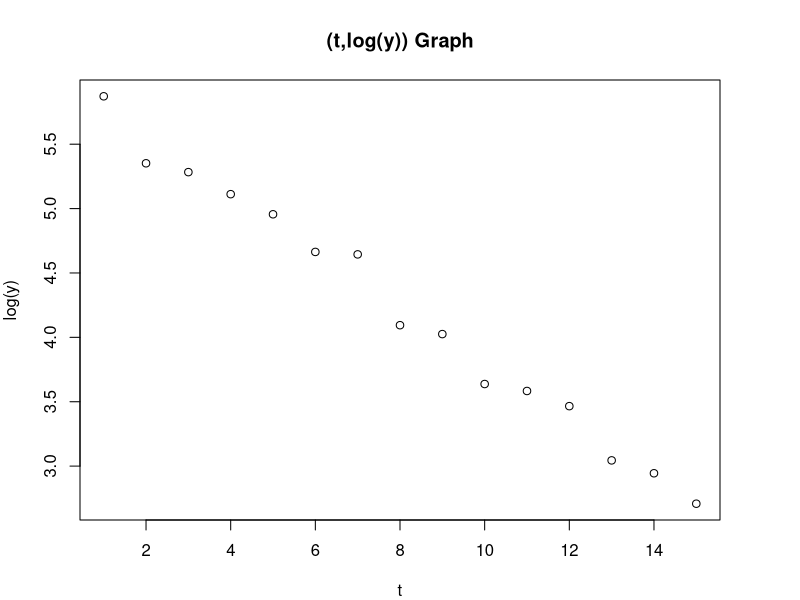
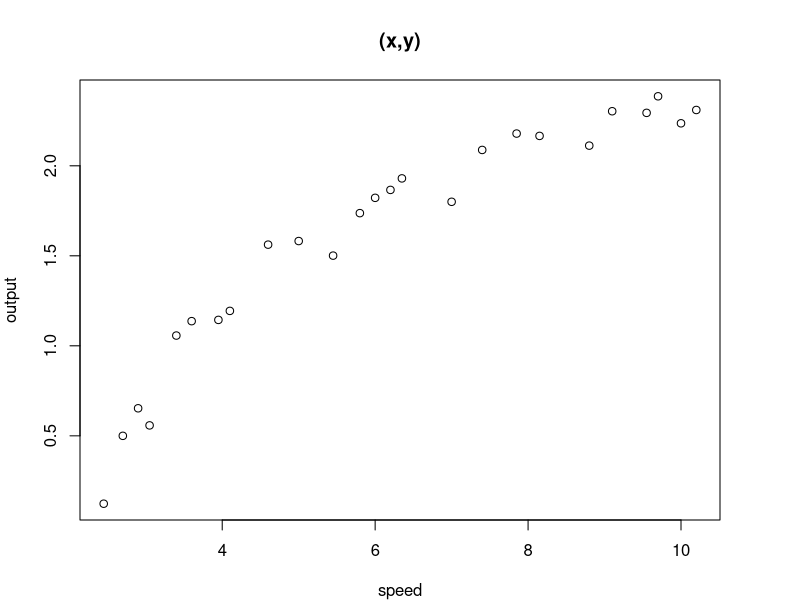
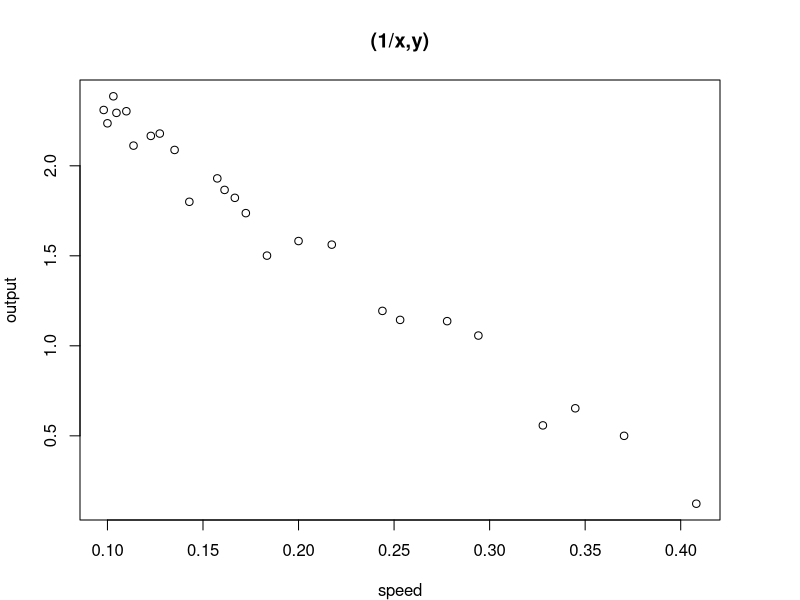
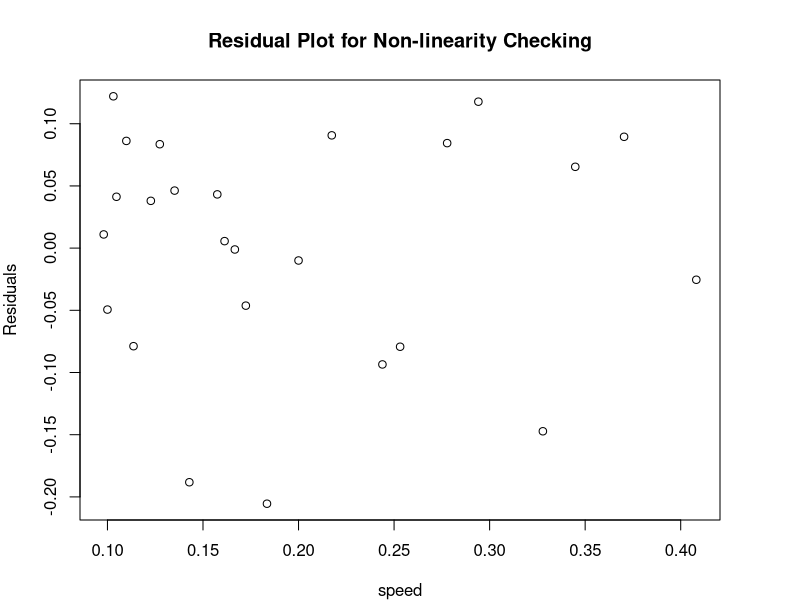
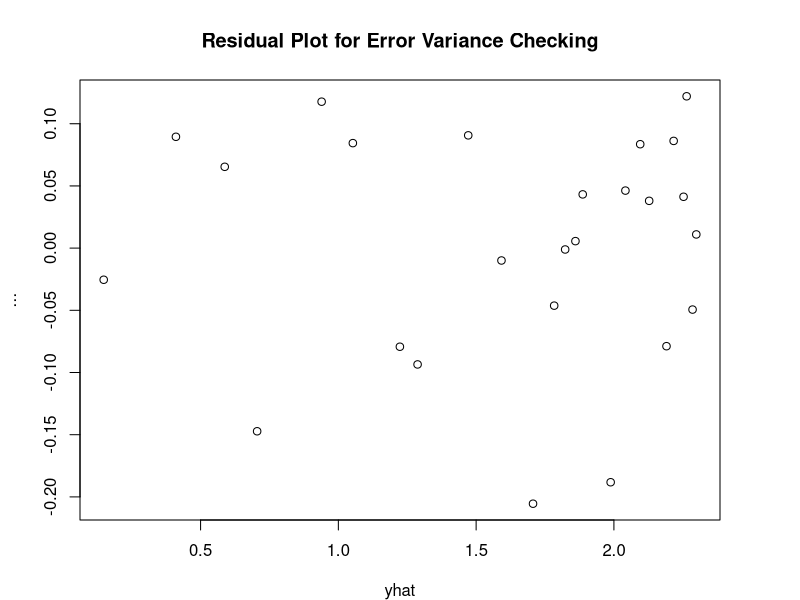
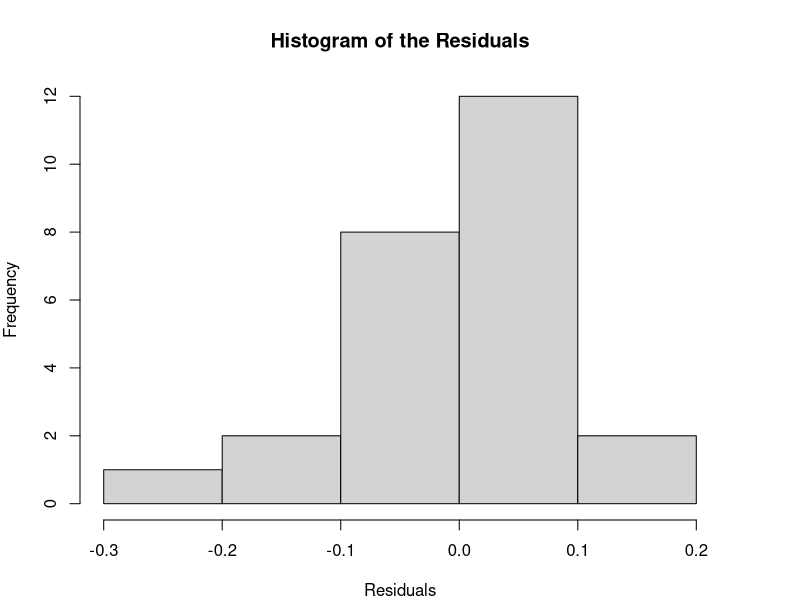
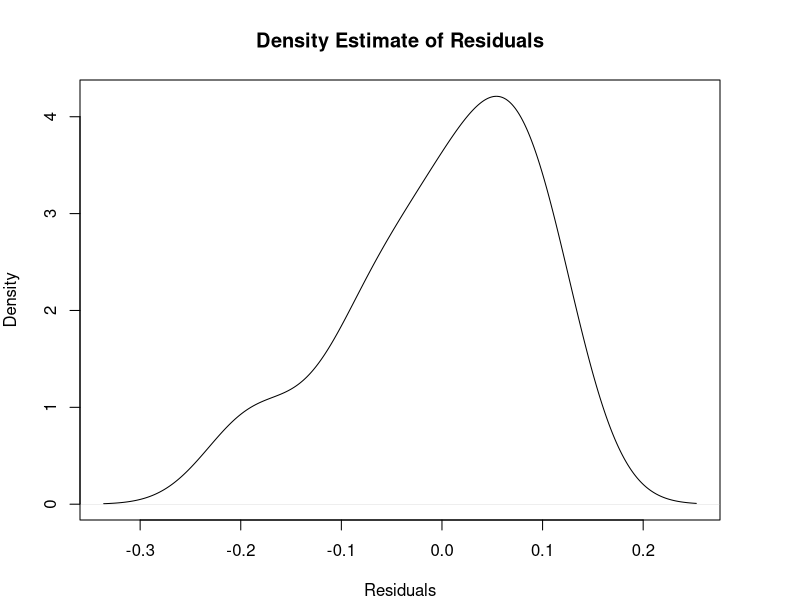
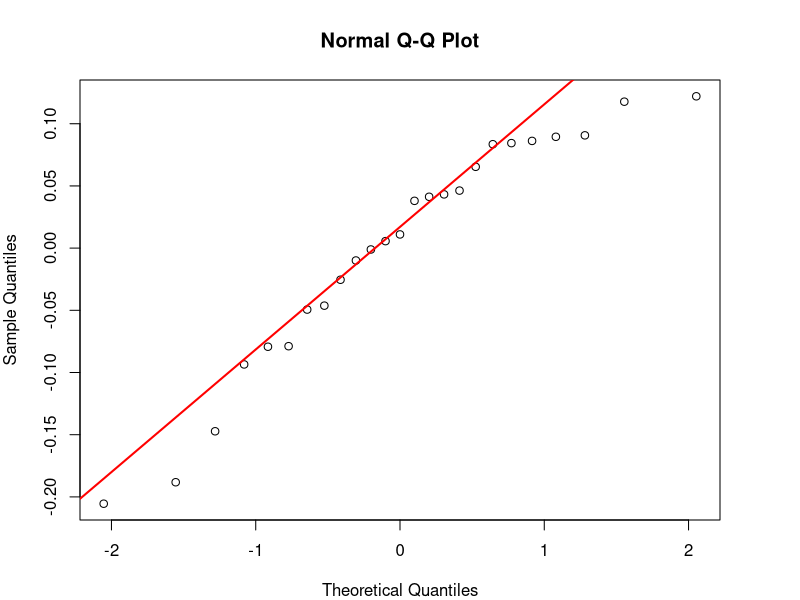

R code for these plots, in order: (Note: this script raises an error after producing the figures.)
getwd()
setwd("/Users/samuel/Desktop/stats/212/Homeworks/Data")

par(mfrow = c(1,1))
par(mar = c(4,4,4,4))

data <- read.table("BacteriaDeath.txt", header = TRUE)

t <- data[, 1]
y_t <- data[, 2]

#(t,y) Graph
#plot(x = t, y = y_t, xlab = "t", ylab = "y", main = "(t,y) Graph")

#(t, log(y)) graph
y_log <- log(y_t)
plot(x = t, y = y_log, xlab = "t", ylab = "log(y)", main = "(t,log(y)) Graph")

lm_fit <- lm(y_log~t)
#summary(lm_fit)
#equation: log(y) = 5.9732 - 0.2184t
# solving for y = e^(5.9732 - 0.2184t)

data <- read.table("WindSpeed.txt", header = TRUE)
output <- data[,1]
speed <- data[,2]

plot(x = speed,  y= output, xlab = "speed",  ylab= "output", main = "(x,y)")

speed2 <- 1 / (speed)
plot(x = speed2,  y= output, xlab = "speed",  ylab= "output", main = "(1/x,y)")

lim_fit <-lm(output~speed2)
summary(lim_fit)

resid <-lim_fit$residuals
predict<-lim_fit$fitted.values

plot(speed2, resid, xlab="speed", ylab="Residuals", main = "Residual Plot for Non-linearity Checking")
plot(predict, resid,xlab="yhat", ylab="...", main ="Residual Plot for Error Variance Checking")

hist(resid,xlab ="Residuals", main = "Histogram of the Residuals", breaks = "FD")
plot(density(resid), xlab = "Residuals", ylab = "Density", main = "Density Estimate of Residuals") #density estimator
qqnorm(resid) #normal quantile plot
qqline(resid, col ="RED", lwd = 2)

summary(l)$r.squared


#for 99% CI
confint(lim_fit, level=0.99)

lim.fit <- lm(output~speed2)
#for 95% CI given an average
predict(lm(output~speed2), data.frame(speed=3.2), interval ="confidence", level=0.95)
#ask about this one

predict(lim_fit, data.frame(speed=9.05), interval ="prediction", level=0.95)

#equation: y = 2.9789 -6.935/x
